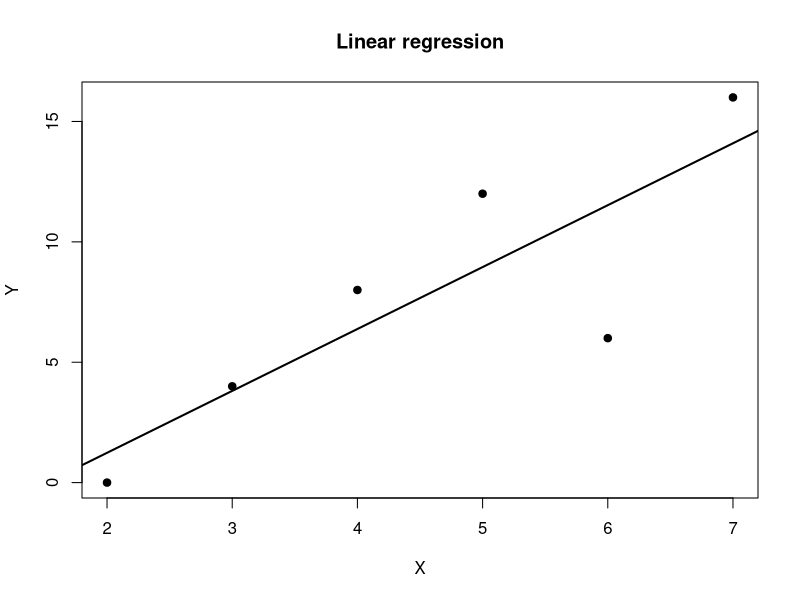

Write the R code that produced this figure.
x <- c(2, 3, 4, 5, 6, 7)
y <- c(0, 4, 8, 12, 6, 16)

data1 <- data.frame(x, y)

model1 <- lm(y ~ x, data = data1)

model1
summary(model1)

plot(x, y,
     pch = 19,
     xlab = "X",
     ylab = "Y",
     main = "Linear regression")

abline(model1, lwd = 2)

cor <- cor(x, y)
